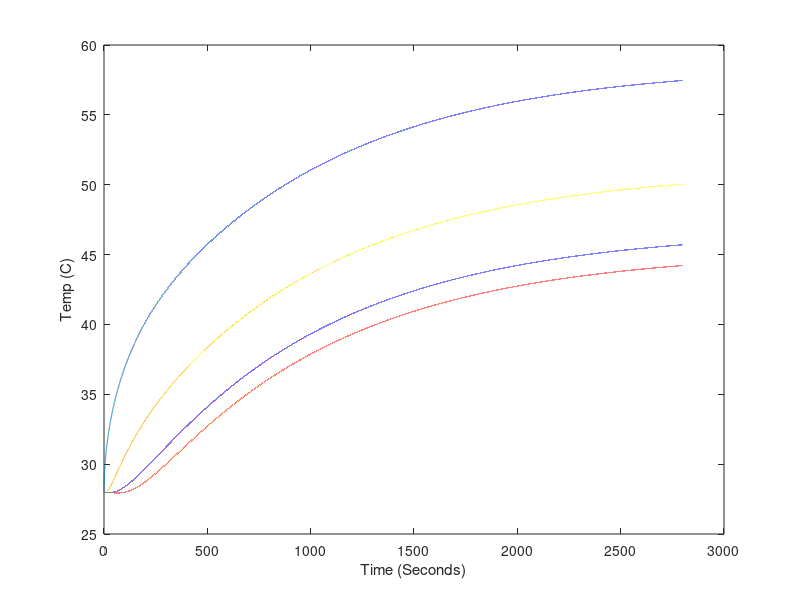

Source code (MATLAB): (Note: this script raises an error after producing the figure.)
%Number of steps
Nx = 140; %Number of steps in length
Nt = 100000; %Number of steps in time
t0 = 0; %Start time (s)
tf = 2800; %End time (s)
x0 = 0; %Start length (m)
xf = 0.3; %End length (m)

%Constants
kc = 14; %Convection coefficient of horizontal Al rod (W/(m^2K))
k = 190; %Constant of conductivity of Al (W/(mK))
a = 0.011; %Radius of the rod (m)
e = 0.10; %Emmisivity of sandblasted Al rod
SBc = 5.67e-8; %Stefan-Boltzmann constant (W/(m^2K^4))
Tamb = 273+27; %Ambient temperature (K)
Cp = 950; %Specific heat capacity of Al (J/(K kg))
rho = 2.7e3; %Density of Al (kg/m^3)

%Calculated numbers
dx = (xf - x0)/(Nx);
dt = (tf - t0)/(Nt);
dT_convec = @(Tx) (kc*2*(Tx-Tamb)*dt)/(Cp*rho*a); %Temperature change due to convection (K)
dT_rad = @(Tx) (e*SBc*2*(Tx.^4-Tamb^4)*dt)/(Cp*rho*a); %Temperature change due to radiation (K)
dT_convec_end = @(Tx) (kc*(Tx-Tamb)*dt)/(Cp*rho*dx);
dT_rad_end = @(Tx) (e*SBc*(Tx.^4-Tamb^4)*dt)/(Cp*rho*dx);
dT = @(P) (P * dt)/(Cp * pi*a^2*dx*rho); %Temperature change in chunk (K)

%==============
%= Simulation =
%==============

%Constants
Pinl = 7; %Power into the left side of the rod (W)

%Storage
T = zeros(Nx, Nt); %Array o temp over time, indices are (x,t)

%initial
T(:,1) = ones(Nx,1)*(273+28); %Set all temperatures to Tamb

for time = 1:Nt-1
    %power in to and conduction out of first slice
    T(1,time+1)=T(1,time)+dT(Pinl)+((k/(Cp*rho))*(T(2,time)-T(1,time))./dx^2)*dt;
    
    %temperature changes due to conduction along rod
    T(2:Nx-1,time+1)=T(2:Nx-1,time)+(k/(Cp*rho))*((T(3:Nx,time)-2*T(2:Nx-1,time)+T(1:Nx-2,time))./dx^2)*dt;
    T(Nx,time+1) = T(Nx,time)-((k/(Cp*rho))*(T(Nx,time)-T(Nx-1,time))./dx^2)*dt;
    
    %temperature changes due to loss in convection and radiation
    T(1:Nx,time+1)=T(1:Nx,time+1) - dT_convec(T(1:Nx,time+1)) - dT_rad(T(1:Nx,time+1));
    
    %convection and radiation at cold and hot end of rod
    T(Nx,time+1)=T(Nx,time+1) - dT_convec_end(T(Nx,time+1)) - dT_rad_end(T(Nx,time+1));
end


% Point trim for data (to allow for time it takes to heat power resistor)
notTrimmed = false; 
if notTrimmed
    l = length(T1);
    numTrim = 4;
    T1 = T1(numTrim:l);
    T2 = T2(numTrim:l);
    T3 = T3(numTrim:l);
    T4 = T4(numTrim:l);
    T5 = T5(numTrim:l);
    timeDATA = timeDATA(1:length(T1));
end

timeSim = linspace(0,tf,Nt);

% Plot of all points of rod simulation
% for position = 1:Nx
%     plot(timeSim,(T(position,:)-273));
%     hold on;
% end

plot(timeSim,(T(1,:)-273));
hold on;
plot(timeSim,(T(Nx,:)-273));
plot(timeSim,(T(floor(Nx/3),:)-273));
plot(timeSim,(T(floor(Nx*2/3),:)-273));

xlabel('Time (Seconds)');
ylabel('Temp (C)');

plot(timeDATA, T1, 'c', timeDATA, T2, 'y', timeDATA, T3, 'g', timeDATA, T4, 'r', timeDATA, T5, 'm')

% Calculate chai squared values
X1 = zeros(1,length(timeDATA));
X2 = zeros(1,length(timeDATA));
X3 = zeros(1,length(timeDATA));
X4 = zeros(1,length(timeDATA));
T = T-273;
for tindex = 1:length(timeDATA)
   % Getting correct indices
   tcur = timeDATA(tindex);
   tmp = abs(timeSim-tcur);
   [idx idx] = min(tmp); %index of closest value
   TData1 = T1(tindex);
   TSim1 = T(Nx,idx);
   X1(tindex) = (TData1-TSim1)^2;
   
   TData2 = T2(tindex);
   TSim2 = T(floor(Nx*2/3),idx);
   X2(tindex) = (TData2-TSim2)^2;
   
   TData3 = T3(tindex);
   TSim3 = T(floor(Nx/3),idx);
   X3(tindex) = (TData3-TSim3)^2;
   
   TData4 = T4(tindex);
   TSim4 = T(1,idx);
   X4(tindex) = (TData4-TSim4)^2;
end

Xsquare1 = sum(X1)/length(X1)
Xsquare2 = sum(X2)/length(X2)
Xsquare3 = sum(X3)/length(X3)
Xsquare4 = sum(X4)/length(X4)
XsquareTot = (Xsquare1^2 + Xsquare2^2 + Xsquare3^2 + Xsquare4^2)/4

hold off;